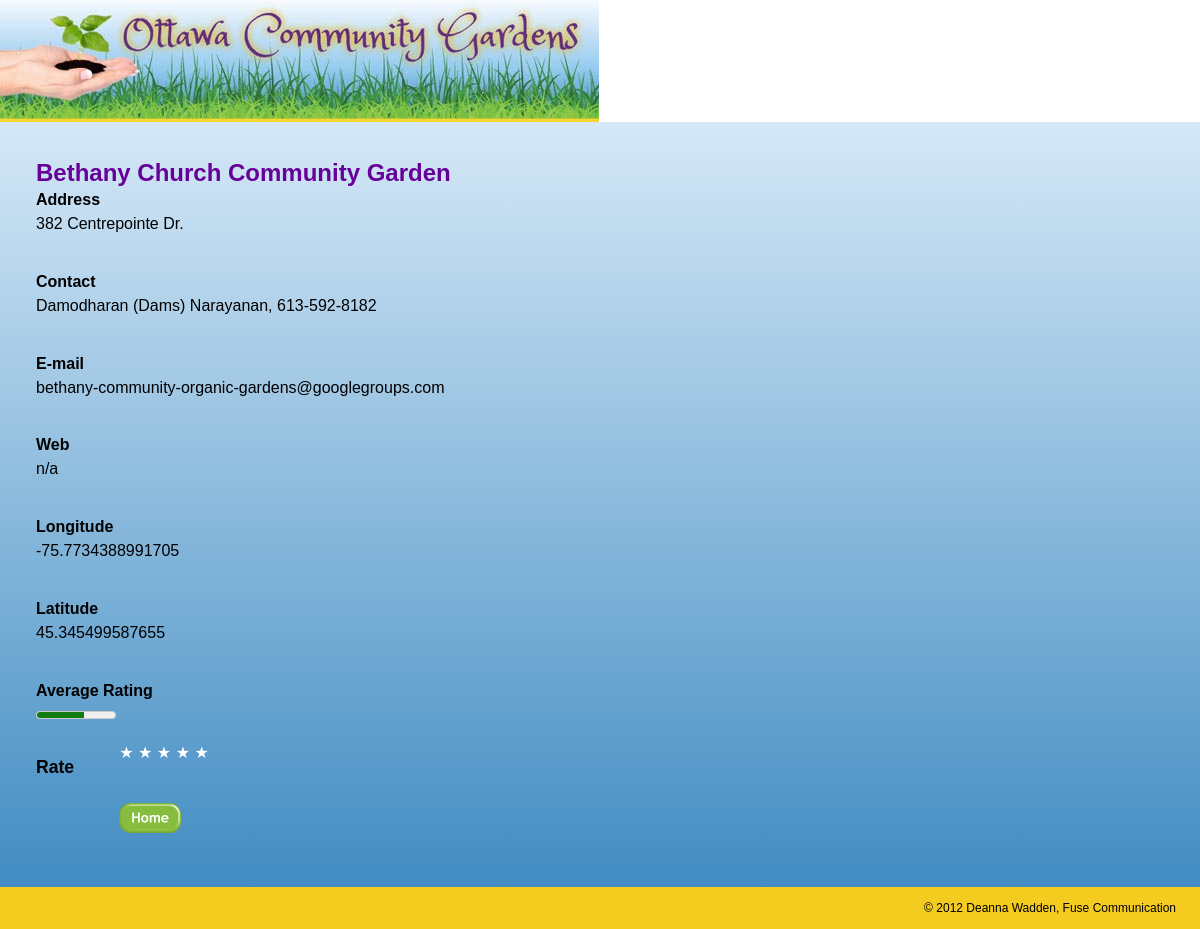
Page /single.php?id=1 on the committed database.
### tables this page shows
CREATE TABLE IF NOT EXISTS `garden_locations` (
  `id` int(11) NOT NULL AUTO_INCREMENT,
  `name` varchar(255) NOT NULL,
  `street_address` text NOT NULL,
  `longitude` double NOT NULL,
  `latitude` double NOT NULL,
  `rate_count` int(11) NOT NULL,
  `rate_total` int(11) NOT NULL,
  `contact` varchar(80) NOT NULL,
  `email` varchar(50) NOT NULL,
  `url` varchar(50) NOT NULL,
  PRIMARY KEY (`id`)
);

### single.php (the view, shortened to what this page needs)
<?php
$id = filter_input(INPUT_GET, 'id', FILTER_SANITIZE_NUMBER_INT);
require_once 'includes/db.php';
$sql = $db->prepare('
	SELECT id, name, street_address, contact, email, url, longitude, latitude,  rate_count, rate_total
	FROM garden_locations
	WHERE id = :id
');
$sql->bindValue(':id', $id, PDO::PARAM_INT);
$sql->execute();
$garden = $sql->fetch();
if ($garden['rate_count'] > 0) {
	$rating = round($garden['rate_total'] / $garden['rate_count']);
} else {
	$rating = 0;
}
$cookie = get_rate_cookie();
include_once 'includes/wrapper-top.php';
?>
<div id="single-info">
	<h1><?php echo $garden['name']; ?></h1>
	<dl>
		<dt>Address</dt><dd><?php echo $garden['street_address']; ?></dd>
		<dt>Contact</dt><dd><?php echo $garden['contact']; ?></dd>
		<dt>E-mail</dt><dd><?php echo $garden['email']; ?></dd>
		<dt>Web</dt><dd><?php echo $garden['url']; ?></dd>
		<dt>Longitude</dt><dd><?php echo $garden['longitude']; ?></dd>
		<dt>Latitude</dt><dd><?php echo $garden['latitude']; ?></dd>
		<dt>Average Rating</dt><dd><meter value="<?php echo $rating; ?>" min="0" max="5"><?php echo $rating; ?> stars out of 5</meter></dd>
	</dl>
	<?php if (isset($cookie[$id])) : ?>
	<h2>Your rating</h2>
	<ol class="rater rater-usable clearfix">
		<?php for ($i = 1; $i <= 5; $i++) : ?>
			<?php $class = ($i <= $cookie[$id]) ? 'is-rated' : ''; ?>
			<li class="rater-level <?php echo $class; ?>">★</li>
		<?php endfor; ?>
	</ol>
	<?php else : ?>
	<h2>Rate</h2>
	<ol class="rater rater-usable clearfix">
		<?php for ($i = 1; $i <= 5; $i++) : ?>
		<li class="rater-level"><a href="rate.php?id=<?php echo $garden['id']; ?>&rate=<?php echo $i; ?>">★</a></li>
		<?php endfor; ?>
	</ol>
	<?php endif; ?>
	<div>
		<a class="home" href="index.php">Home</a>
	</div>
</div>
<?php
include_once 'includes/wrapper-bottom.php';
?>

### css/public.css (style rules this page uses)
html { margin: 0; padding:0; }
body { margin: 0; padding:0; min-width: 320 px; font: normal 100%/1.5 "Trebuchet MS", Arial, Helvetica, sans-serif; }
#single-info { margin: 0; padding: 3%; width: 94%; background: #d5e8f7; background: -moz-linear-gradient(top, #d5e8f7 0%, #418cc2 100%); background: -webkit-gradient(linear, left top, left bottom, color-stop(0%,#d5e8f7), color-stop(100%,#418cc2)); background: -webkit-linear-gradient(top, #d5e8f7 0%,#418cc2 100%); background: -o-linear-gradient(top, #d5e8f7 0%,#418cc2 100%); background: -ms-linear-gradient(top, #d5e8f7 0%,#418cc2 100%); background: linear-gradient(top, #d5e8f7 0%,#418cc2 100%); filter: progid:DXImageTransform.Microsoft.gradient( startColorstr='#d5e8f7', endColorstr='#418cc2',GradientType=0 ); }
#single-info h1 { margin-top: 2%; padding: 0; color: #660099; font: bold 1.1em/1.25 "Trebuchet MS", Arial, Helvetica, sans-serif; }
#single-info h2 { margin: 0; padding: 2% 4% 0 0; display: inline; float: left; font: bold 1.1em/1.25 "Trebuchet MS", Arial, Helvetica, sans-serif; }
#single-info ol { margin: 0; padding: 0; display: inline; }
dl { margin: 0; padding: 0; display: inline-block; width: 100%; }
dt { margin: 0; padding-top: 3%; clear: both; width: 100%; display: block; float: left; font: bold .9em/1.1 "Trebuchet MS", Arial, Helvetica, sans-serif; }
dt:first-child { padding-top: 0; }
dd { margin: 0; padding: 0; clear: right; display: inline; float: left; font-size: .9em; }
.home { margin: 4% 0 1% 0; padding: 10; display: inline-block; width: 62px; height: 30px; background: url("../images/home-btn.png") no-repeat left bottom; border: 0; overflow: hidden; text-indent: -999em; }
ol.rater { margin: 0; padding: 0; display: inline; list-style-type: none; }
.rater { display: inline-block; margin: 0; padding: 0; vertical-align: middle; list-style-type: none; line-height: 1; }
.rater-level { display: inline; color: #fff; }
.rater-level a, .rater-level a:link, .rater-level a:visited { color: #fff; line-height: .75; text-decoration: none; vertical-align: bottom; }
@media screen and (min-width: 600px) { #single-info h1 { margin-top: 0; } }
@media screen and (min-width: 600px) { dt { margin: 0; padding-top: 3%; display: inline; font: bold 1em/1.5 "Trebuchet MS", Arial, Helvetica, sans-serif; } }
@media screen and (min-width: 600px) { dt:first-child { padding-top: 0; } }
@media screen and (min-width: 600px) { dd { margin: 0; padding: 0; display: inline; float: left; font-size: 1em; } }
@media screen and (min-width: 1000px) { ol.rater { margin: 0; padding: 0; display: inline; list-style-type: none; } }
@media screen and (min-width: 1000px) { .rater { display: inline-block; margin: 0; padding: 0; vertical-align: middle; list-style-type: none; line-height: 1; } }
@media screen and (min-width: 1000px) { .rater-level { display: inline; color: #fff; } }
@media screen and (min-width: 1000px) { .rater-level a, .rater-level a:link, .rater-level a:visited { color: #fff; line-height: .75; text-decoration: none; vertical-align: bottom; } }
@media screen and (min-width: 1000px) { #single-info { margin: 0; padding: 3%; width: 94%; background: #d5e8f7; background: -moz-linear-gradient(top, #d5e8f7 0%, #418cc2 100%); background: -webkit-gradient(linear, left top, left bottom, color-stop(0%,#d5e8f7), color-stop(100%,#418cc2)); background: -webkit-linear-gradient(top, #d5e8f7 0%,#418cc2 100%); background: -o-linear-gradient(top, #d5e8f7 0%,#418cc2 100%); background: -ms-linear-gradient(top, #d5e8f7 0%,#418cc2 100%); background: linear-gradient(top, #d5e8f7 0%,#418cc2 100%); filter: progid:DXImageTransform.Microsoft.gradient( startColorstr='#d5e8f7', endColorstr='#418cc2',GradientType=0 ); } }
@media screen and (min-width: 1000px) { #single-info h1 { margin: 0; padding: 0; color: #660099; font: bold 1.5em/1.25 "Trebuchet MS", Arial, Helvetica, sans-serif; } }
@media screen and (min-width: 1000px) { .clearfix:after { clear: both; } }
@media screen and (min-width: 1000px) { .clearfix { *zoom: 1; } }

### rows in the picture
garden_locations: name "Bethany Church Community Garden", street_address "382 Centrepointe Dr.", contact "Damodharan (Dams) Narayanan, 613-592-8182", email "bethany-community-organic-gardens@googlegroups.com", url "n/a", longitude "-75.7734388991705", latitude "45.345499587655"
